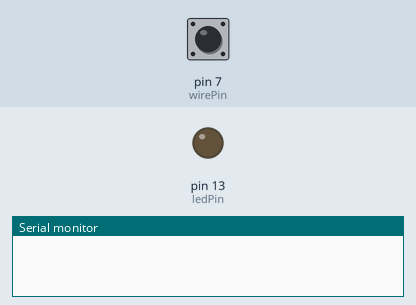
This sketch was run on a simulated Arduino Uno, built with avr-gcc and run on an emulated ATmega328P. Parts: output pins drawn as LEDs (lit = HIGH), the last lines printed to the serial monitor. The test bench sets the inputs (shaded band); at power-on: pin 7 (wirePin) HIGH.

Above: at 1.2 s.
1.3 s: pin 7 (wirePin) pulled LOW for 0.15 s
At 1.41 s:
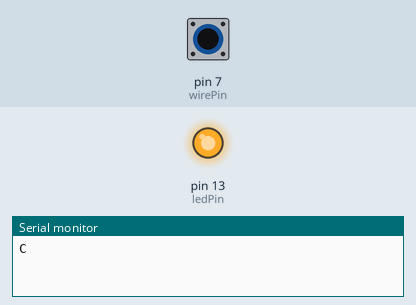
2.9 s: pin 7 (wirePin) pulled LOW for 3.2 s
At 6.5 s:
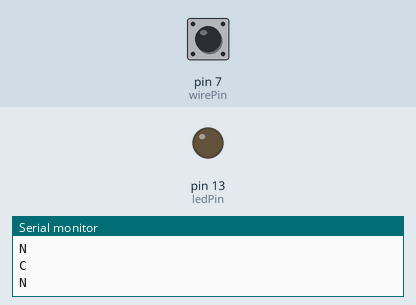
Timing chart, 0 to 8.0 s (numbered marks = the images above; inputs shaded):
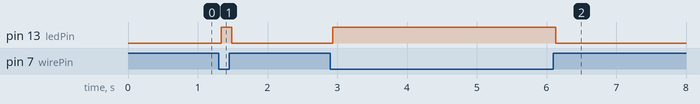

The sketch:

ArduinoContinuity.ino
```cpp
// To use you need to connect one wire to gnd pin and one wire to a digital pin I used pin 7
// Once both wires make connection java program will beep and change color
const int wirePin = 7;  // Pin connected to the wire
const int ledPin = 13;  // Built-in LED on Arduino
const int debounceDelay = 35;  // Adjust this value based on your requirements

int lastWireState = HIGH;  // Initialize the previous state of the wire

void setup() {
  pinMode(ledPin, OUTPUT);         // Set the LED pin as an output
  digitalWrite(ledPin, LOW);       // Turn off the LED initially
  pinMode(wirePin, INPUT_PULLUP);  // Set the wire pin as an input with internal pull-up resistor
  Serial.begin(115200);            // Initialize serial communication
}

void loop() {
  int wireState = digitalRead(wirePin);  // Read the state of the wire pin

  // Check for a change in the wire state
  if (wireState != lastWireState) {
    delay(debounceDelay);  // Add debounce delay
    wireState = digitalRead(wirePin);  // Read the state again

    // If the wire is connected to ground (LOW state), turn on the LED
    if (wireState == LOW) {
      digitalWrite(ledPin, HIGH);
      Serial.write('C');  // Send the character 'C' to serial
      Serial.write('\n'); // Send a newline character
    } else {
      digitalWrite(ledPin, LOW);  // If not connected to ground, turn off the LED
      Serial.write('N');          // Send the character 'N' to serial
      Serial.write('\n'); // Send a newline character
    }
  }

  lastWireState = wireState;  // Update the previous state
}
```

Measured:
- after the input at 1.3 s, pin 13 (ledPin): LOW → HIGH at once, → LOW 0.15 s later
- after the input at 2.9 s, pin 13 (ledPin): LOW → HIGH at once, → LOW 3.2 s later
